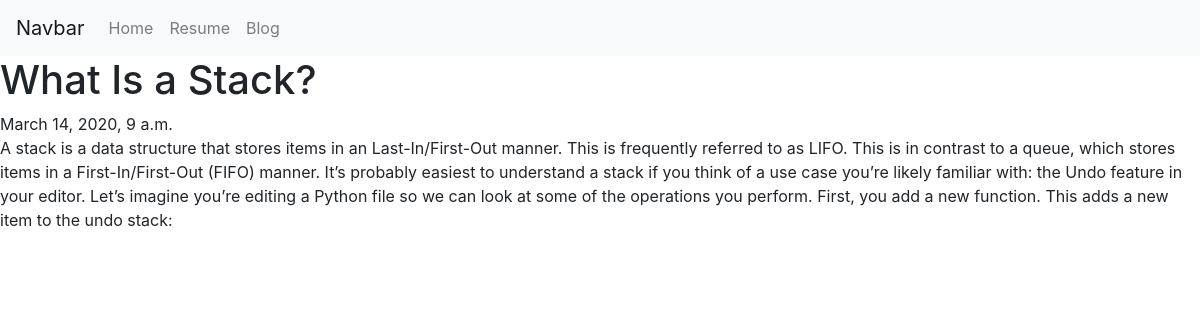
The app's page /blog/6 with its own data.
### blog/models.py (models this page shows, shortened)
class Blog(models.Model):
    title =models.CharField(max_length=200)
    description=models.TextField()
    time=models.DateTimeField(auto_now_add=True)

### blog/views.py (the view)
# urls.py: path('<int:blog_id>',views.blog_details,name='blog_details'),
def blog_details(request,blog_id):
    blog =get_object_or_404(Blog, pk=blog_id)
    return render(request,'blog/blog_details.html',{'blog':blog})

### templates/blog/blog_details.html
{% extends 'base.html' %}
{% block content %}
{% load static %}
    <h1>{{blog.title}}</h1>
    {{blog.time}}
    <p>{{blog.description|safe}}</p>
</body>
</html>
{% endblock %}

### records on screen
Blog: title "What Is a Stack?", time "March 14, 2020, 9 a.m.", description "A stack is a data structure that stores items in an Last-In/First-Out manner. This is frequently referred to as LIFO. This is in contrast to a queue, which stores items in a First-In/First-Out (FIFO) manner. It’s probably easiest to understand a stack if you think of a use case you’re likely familiar with: the Undo feature in your editor. Let’s imagine you’re editing a Python file so we can look at some of the operations you perform. First, you add a new function. This adds a new item to the undo stack:"
